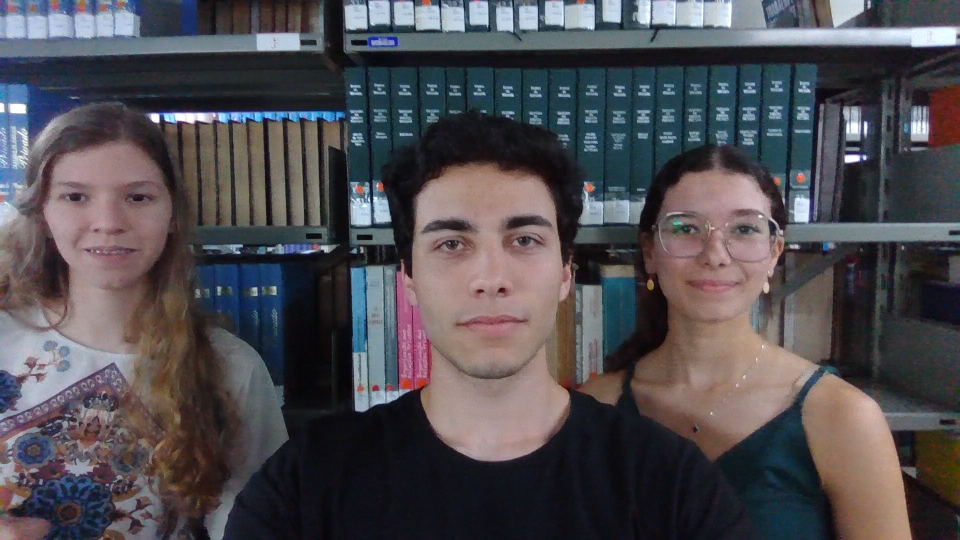
#> input picture foto.jpg, 1920 x 1080 px (shown at 1/2 size)
$ python img.py   (older library calls are emulated)
#> lines starting #> are read from the running program, lines starting #| are printed output that depends on the picture
import numpy as np
import cv2
import scipy.sparse.csgraph as csgraph
from scipy.linalg import eigh

# Defina o valor de sigma
sigma = 5

# Carregar e pré-processar a imagem
image = cv2.imread("foto.jpg", cv2.IMREAD_GRAYSCALE)
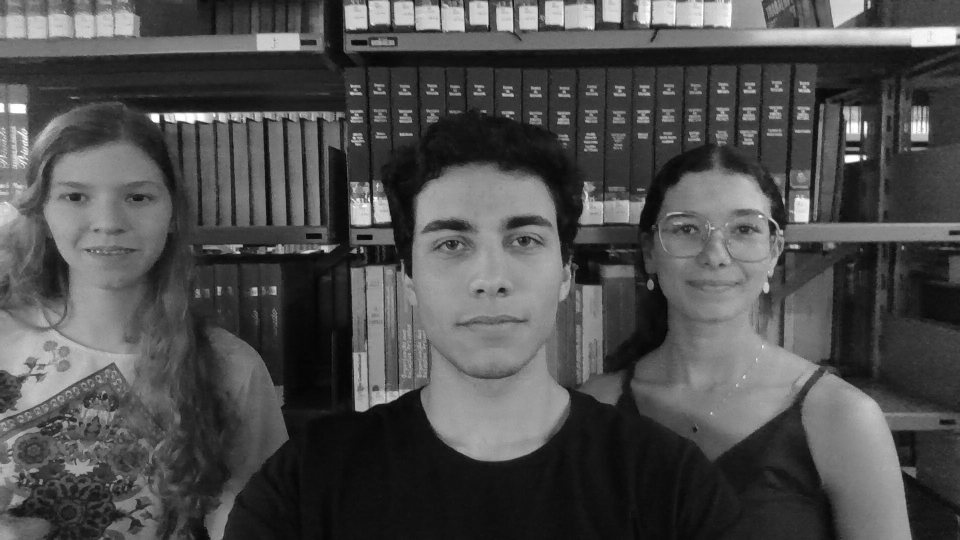
#> image: shape (1080, 1920) (shown at 1/2 size); min 0, max 255, mean 78
original_height, original_width = image.shape
#> original_height = 1080; original_width = 1920
image = cv2.resize(image, (100, 100))  # Reduz a resolução para simplificar
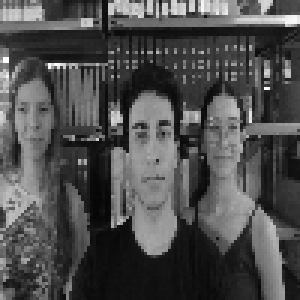
#> image: shape (100, 100) (shown 3 times larger); min 5, max 254, mean 77.8

# Criar o grafo da imagem - cada pixel é um nó
height, width = image.shape
#> height = 100; width = 100
N = height * width
#> N = 10000
pixels = image.flatten()  # Vetorizar a imagem
#> pixels = 10000 values, max 254 at index 2001, min 5 at index 7132, mean 77.82

# Matriz de similaridade (usando a diferença de intensidade entre pixels)
similarity_matrix = np.zeros((N, N))
for i in range(N):
    for j in range(i+1, N):
        intensity_diff = abs(int(pixels[i]) - int(pixels[j]))
#> (the run stopped early here; a loop or call above may not have finished)
